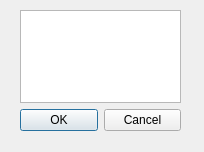
<?xml version="1.0" encoding="UTF-8"?>
<ui version="4.0">
 <class>OpenMaze</class>
 <widget class="QDialog" name="OpenMaze">
  <property name="geometry">
   <rect>
    <x>0</x>
    <y>0</y>
    <width>204</width>
    <height>152</height>
   </rect>
  </property>
  <property name="windowTitle">
   <string>Mazes</string>
  </property>
  <widget class="QWidget" name="layoutWidget">
   <property name="geometry">
    <rect>
     <x>20</x>
     <y>10</y>
     <width>161</width>
     <height>121</height>
    </rect>
   </property>
   <layout class="QVBoxLayout" name="verticalLayout">
    <item>
     <widget class="QListWidget" name="listMazes"/>
    </item>
    <item>
     <layout class="QHBoxLayout" name="horizontalLayout">
      <item>
       <widget class="QPushButton" name="btnOK">
        <property name="text">
         <string>OK</string>
        </property>
       </widget>
      </item>
      <item>
       <widget class="QPushButton" name="btnCancel">
        <property name="text">
         <string>Cancel</string>
        </property>
       </widget>
      </item>
     </layout>
    </item>
   </layout>
  </widget>
 </widget>
 <resources/>
 <connections>
  <connection>
   <sender>btnOK</sender>
   <signal>clicked()</signal>
   <receiver>OpenMaze</receiver>
   <slot>accept()</slot>
   <hints>
    <hint type="sourcelabel">
     <x>59</x>
     <y>117</y>
    </hint>
    <hint type="destinationlabel">
     <x>104</x>
     <y>75</y>
    </hint>
   </hints>
  </connection>
  <connection>
   <sender>btnCancel</sender>
   <signal>clicked()</signal>
   <receiver>OpenMaze</receiver>
   <slot>reject()</slot>
   <hints>
    <hint type="sourcelabel">
     <x>141</x>
     <y>117</y>
    </hint>
    <hint type="destinationlabel">
     <x>104</x>
     <y>75</y>
    </hint>
   </hints>
  </connection>
  <connection>
   <sender>listMazes</sender>
   <signal>itemDoubleClicked(QListWidgetItem*)</signal>
   <receiver>btnOK</receiver>
   <slot>click()</slot>
   <hints>
    <hint type="sourcelabel">
     <x>100</x>
     <y>54</y>
    </hint>
    <hint type="destinationlabel">
     <x>59</x>
     <y>117</y>
    </hint>
   </hints>
  </connection>
 </connections>
</ui>
